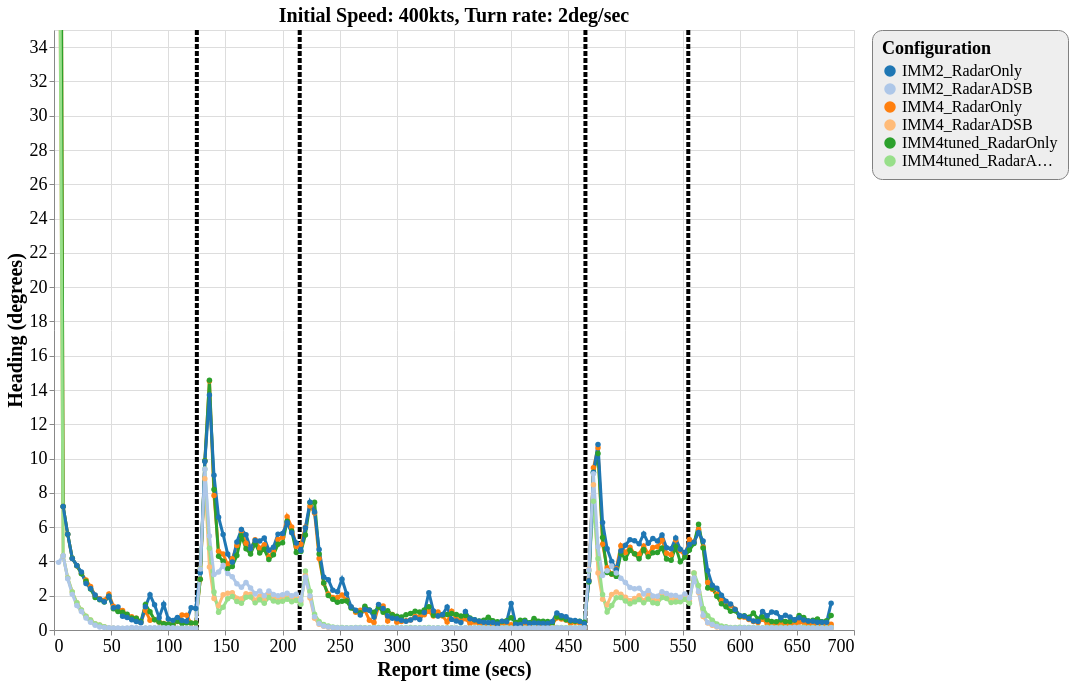

Express this chart as Vega-Lite.
### Vega-Lite specification from a JSON file in a GitHub repository (floating-point values rounded to 4 significant figures; data arrays with more than 128 entries replaced by an {"elided": "..."} marker saying what was removed)
{"config": {"view": {"continuousWidth": 800, "continuousHeight": 600}, "axisX": {"labelFontSize": 18, "titleFontSize": 20}, "axisY": {"labelFontSize": 18, "titleFontSize": 20}, "font": "Times New Roman", "legend": {"cornerRadius": 10, "fillColor": "#EEEEEE", "labelFontSize": 16, "padding": 10, "strokeColor": "gray", "titleFontSize": 18}, "title": {"fontSize": 20}}, "layer": [{"data": {"name": "data-836d396f9b504254c1fbffa3d0951e01"}, "mark": {"type": "rule", "strokeDash": [5, 2], "strokeWidth": 4}, "encoding": {"color": {"type": "nominal", "field": "color", "scale": null}, "x": {"type": "quantitative", "field": "tt"}}}, {"data": {"name": "data-62880f61765d04dfef21134ef23aeb3e"}, "mark": {"type": "line", "point": true, "strokeWidth": 3}, "encoding": {"color": {"type": "ordinal", "field": "config", "scale": {"scheme": "category20"}, "sort": ["IMM2_RadarOnly", "IMM2_RadarADSB", "IMM4_RadarOnly", "IMM4_RadarADSB", "IMM4tuned_RadarOnly", "IMM4tuned_RadarADSB"], "title": "Configuration"}, "x": {"type": "quantitative", "field": "time", "title": "Report time (secs)"}, "y": {"type": "quantitative", "field": "rmse_hdg", "scale": {"domain": [0, 35], "zero": false}, "title": "Heading (degrees)"}}, "selection": {"selector134": {"type": "interval", "bind": "scales", "encodings": ["x", "y"]}}, "title": "Initial Speed: 400kts, Turn rate: 2deg/sec"}], "$schema": "https://vega.github.io/schema/vega-lite/v4.8.1.json", "datasets": {"data-836d396f9b504254c1fbffa3d0951e01": [{"tt": 125, "color": "black"}, {"tt": 215, "color": "black"}, {"tt": 465, "color": "black"}, {"tt": 555, "color": "black"}], "data-62880f61765d04dfef21134ef23aeb3e": {"elided": "1019 records"}}}
